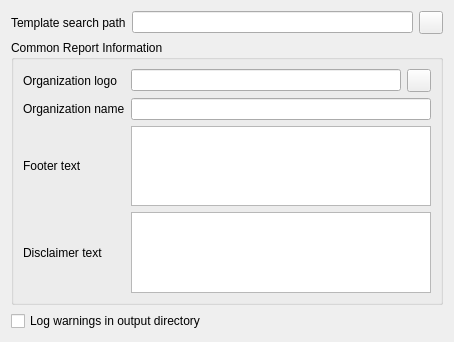
<?xml version="1.0" encoding="UTF-8"?>
<ui version="4.0">
 <class>WidgetSettingsReport</class>
 <widget class="QWidget" name="WidgetSettingsReport">
  <property name="geometry">
   <rect>
    <x>0</x>
    <y>0</y>
    <width>454</width>
    <height>342</height>
   </rect>
  </property>
  <property name="windowTitle">
   <string>Form</string>
  </property>
  <layout class="QGridLayout" name="gridLayout_2">
   <item row="0" column="0">
    <widget class="QLabel" name="label_6">
     <property name="text">
      <string>Template search path</string>
     </property>
    </widget>
   </item>
   <item row="0" column="1">
    <widget class="QLineEdit" name="template_search_path_le">
     <property name="readOnly">
      <bool>true</bool>
     </property>
    </widget>
   </item>
   <item row="0" column="2">
    <widget class="QToolButton" name="template_search_path_tb">
     <property name="toolTip">
      <string>Browse to select additional template directory</string>
     </property>
     <property name="text">
      <string/>
     </property>
    </widget>
   </item>
   <item row="1" column="0" colspan="3">
    <widget class="QGroupBox" name="groupBox">
     <property name="title">
      <string>Common Report Information</string>
     </property>
     <layout class="QGridLayout" name="gridLayout">
      <item row="3" column="1" colspan="2">
       <widget class="QTextEdit" name="disclaimer_te"/>
      </item>
      <item row="1" column="0">
       <widget class="QLabel" name="label_2">
        <property name="text">
         <string>Organization name</string>
        </property>
       </widget>
      </item>
      <item row="3" column="0">
       <widget class="QLabel" name="label_4">
        <property name="text">
         <string>Disclaimer text</string>
        </property>
       </widget>
      </item>
      <item row="1" column="1" colspan="2">
       <widget class="QLineEdit" name="org_name_le">
        <property name="maxLength">
         <number>500</number>
        </property>
       </widget>
      </item>
      <item row="2" column="1" colspan="2">
       <widget class="QPlainTextEdit" name="footer_te"/>
      </item>
      <item row="0" column="1">
       <widget class="QLineEdit" name="org_logo_le">
        <property name="maxLength">
         <number>2000</number>
        </property>
        <property name="readOnly">
         <bool>true</bool>
        </property>
       </widget>
      </item>
      <item row="0" column="2">
       <widget class="QToolButton" name="org_logo_tb">
        <property name="toolTip">
         <string>Browse to select an image file to use as the organization logo</string>
        </property>
        <property name="text">
         <string/>
        </property>
       </widget>
      </item>
      <item row="2" column="0">
       <widget class="QLabel" name="label_3">
        <property name="text">
         <string>Footer text</string>
        </property>
       </widget>
      </item>
      <item row="0" column="0">
       <widget class="QLabel" name="label">
        <property name="text">
         <string>Organization logo</string>
        </property>
       </widget>
      </item>
     </layout>
    </widget>
   </item>
   <item row="2" column="0" colspan="3">
    <widget class="QCheckBox" name="log_warnings_cb">
     <property name="text">
      <string>Log warnings in output directory</string>
     </property>
    </widget>
   </item>
  </layout>
 </widget>
 <tabstops>
  <tabstop>template_search_path_le</tabstop>
  <tabstop>template_search_path_tb</tabstop>
  <tabstop>org_logo_le</tabstop>
  <tabstop>org_logo_tb</tabstop>
  <tabstop>org_name_le</tabstop>
  <tabstop>footer_te</tabstop>
  <tabstop>disclaimer_te</tabstop>
 </tabstops>
 <resources/>
 <connections/>
</ui>
